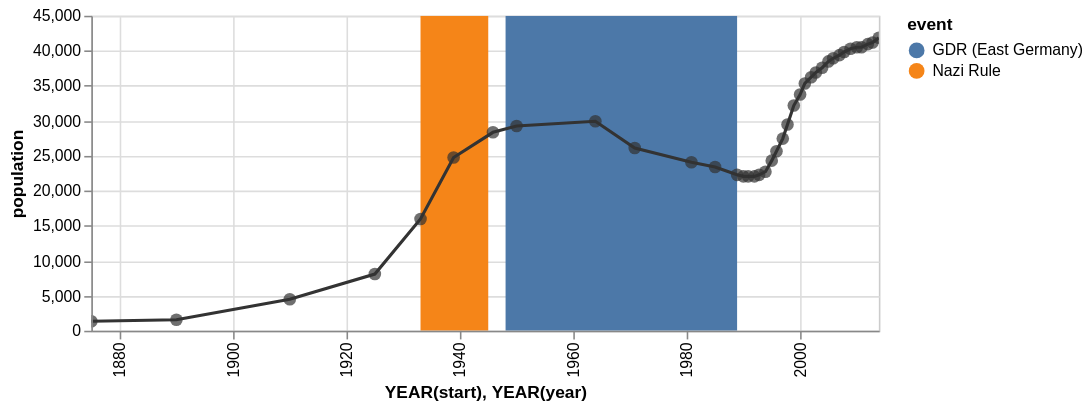

Write a Vega-Lite specification for this figure.
### Vega specification from a JSON file in a GitHub repository (floating-point values rounded to 4 significant figures)
{"$schema": "https://vega.github.io/schema/vega/v3.0.json", "description": "The population of the German city of Falkensee over time", "autosize": "pad", "padding": 5, "encode": {"update": {"stroke": {"value": "#ccc"}, "fill": {"value": "transparent"}}}, "data": [{"name": "source_0", "values": [{"year": "1875", "population": 1309}, {"year": "1890", "population": 1558}, {"year": "1910", "population": 4512}, {"year": "1925", "population": 8180}, {"year": "1933", "population": 15915}, {"year": "1939", "population": 24824}, {"year": "1946", "population": 28275}, {"year": "1950", "population": 29189}, {"year": "1964", "population": 29881}, {"year": "1971", "population": 26007}, {"year": "1981", "population": 24029}, {"year": "1985", "population": 23340}, {"year": "1989", "population": 22307}, {"year": "1990", "population": 22087}, {"year": "1991", "population": 22139}, {"year": "1992", "population": 22105}, {"year": "1993", "population": 22242}, {"year": "1994", "population": 22801}, {"year": "1995", "population": 24273}, {"year": "1996", "population": 25640}, {"year": "1997", "population": 27393}, {"year": "1998", "population": 29505}, {"year": "1999", "population": 32124}, {"year": "2000", "population": 33791}, {"year": "2001", "population": 35297}, {"year": "2002", "population": 36179}, {"year": "2003", "population": 36829}, {"year": "2004", "population": 37493}, {"year": "2005", "population": 38376}, {"year": "2006", "population": 39008}, {"year": "2007", "population": 39366}, {"year": "2008", "population": 39821}, {"year": "2009", "population": 40179}, {"year": "2010", "population": 40511}, {"year": "2011", "population": 40465}, {"year": "2012", "population": 40905}, {"year": "2013", "population": 41258}, {"year": "2014", "population": 41777}]}, {"name": "source_1", "values": [{"start": "1933", "end": "1945", "event": "Nazi Rule"}, {"start": "1948", "end": "1989", "event": "GDR (East Germany)"}]}, {"name": "data_0", "source": "source_0", "transform": [{"type": "formula", "expr": "timeParse(datum[\"year\"],'%Y')", "as": "year"}]}, {"name": "data_1", "source": "data_0", "transform": [{"type": "formula", "expr": "toDate(datum[\"year\"])", "as": "year"}, {"type": "formula", "expr": "toNumber(datum[\"population\"])", "as": "population"}, {"type": "filter", "expr": "datum[\"year\"] !== null && !isNaN(datum[\"year\"]) && datum[\"population\"] !== null && !isNaN(datum[\"population\"])"}, {"type": "formula", "as": "year_year", "expr": "datetime(year(datum[\"year\"]), 0, 1, 0, 0, 0, 0)"}, {"type": "collect", "sort": {"field": "year_year", "order": "descending"}}]}, {"name": "data_2", "source": "data_0", "transform": [{"type": "formula", "expr": "toDate(datum[\"year\"])", "as": "year"}, {"type": "formula", "expr": "toNumber(datum[\"population\"])", "as": "population"}, {"type": "filter", "expr": "datum[\"year\"] !== null && !isNaN(datum[\"year\"]) && datum[\"population\"] !== null && !isNaN(datum[\"population\"])"}, {"type": "formula", "as": "year_year", "expr": "datetime(year(datum[\"year\"]), 0, 1, 0, 0, 0, 0)"}]}, {"name": "data_3", "source": "source_1", "transform": [{"type": "formula", "expr": "timeParse(datum[\"start\"],'%Y')", "as": "start"}, {"type": "formula", "expr": "timeParse(datum[\"end\"],'%Y')", "as": "end"}, {"type": "filter", "expr": "datum[\"start\"] !== null && !isNaN(datum[\"start\"])"}, {"type": "formula", "as": "year_start", "expr": "datetime(year(datum[\"start\"]), 0, 1, 0, 0, 0, 0)"}, {"type": "formula", "as": "year_end", "expr": "datetime(year(datum[\"end\"]), 0, 1, 0, 0, 0, 0)"}]}], "signals": [{"name": "width", "update": "500"}, {"name": "height", "update": "200"}], "marks": [{"name": "layer_0_marks", "type": "rect", "from": {"data": "data_3"}, "encode": {"update": {"x": {"scale": "x", "field": "year_start"}, "x2": {"scale": "x", "field": "year_end"}, "y": {"value": 0}, "y2": {"field": {"group": "height"}}, "fill": {"scale": "color", "field": "event"}}}, "clip": true}, {"name": "layer_1_layer_0_marks", "type": "line", "from": {"data": "data_1"}, "encode": {"update": {"x": {"scale": "x", "field": "year_year"}, "y": {"scale": "y", "field": "population"}, "stroke": {"value": "#333"}}}, "clip": true}, {"name": "layer_1_layer_1_marks", "type": "symbol", "role": "pointOverlay", "from": {"data": "data_2"}, "encode": {"update": {"x": {"scale": "x", "field": "year_year"}, "y": {"scale": "y", "field": "population"}, "fill": {"value": "#333"}, "opacity": {"value": 0.7}}}, "clip": true}], "scales": [{"name": "x", "type": "time", "domain": {"fields": [{"data": "data_3", "field": "year_start"}, {"data": "data_3", "field": "year_end"}, {"data": "data_1", "field": "year_year"}, {"data": "data_2", "field": "year_year"}], "sort": true}, "range": [0, 500], "round": true, "nice": "year"}, {"name": "color", "type": "ordinal", "domain": {"data": "data_3", "field": "event", "sort": true}, "range": "category"}, {"name": "y", "type": "linear", "domain": {"fields": [{"data": "data_1", "field": "population"}, {"data": "data_2", "field": "population"}], "sort": true}, "range": [200, 0], "round": true, "nice": true, "zero": true}], "axes": [{"scale": "x", "orient": "bottom", "tickCount": 5, "title": "YEAR(start), YEAR(year)", "zindex": 1, "encode": {"labels": {"update": {"text": {"signal": "timeFormat(datum.value, '%Y')"}, "angle": {"value": 270}, "align": {"value": "right"}, "baseline": {"value": "middle"}}}}}, {"scale": "x", "domain": false, "grid": true, "labels": false, "orient": "bottom", "tickCount": 5, "ticks": false, "zindex": 0, "gridScale": "y"}, {"scale": "y", "orient": "left", "title": "population", "zindex": 1}, {"scale": "y", "domain": false, "grid": true, "labels": false, "orient": "left", "ticks": false, "zindex": 0, "gridScale": "x"}], "legends": [{"fill": "color", "title": "event"}]}
